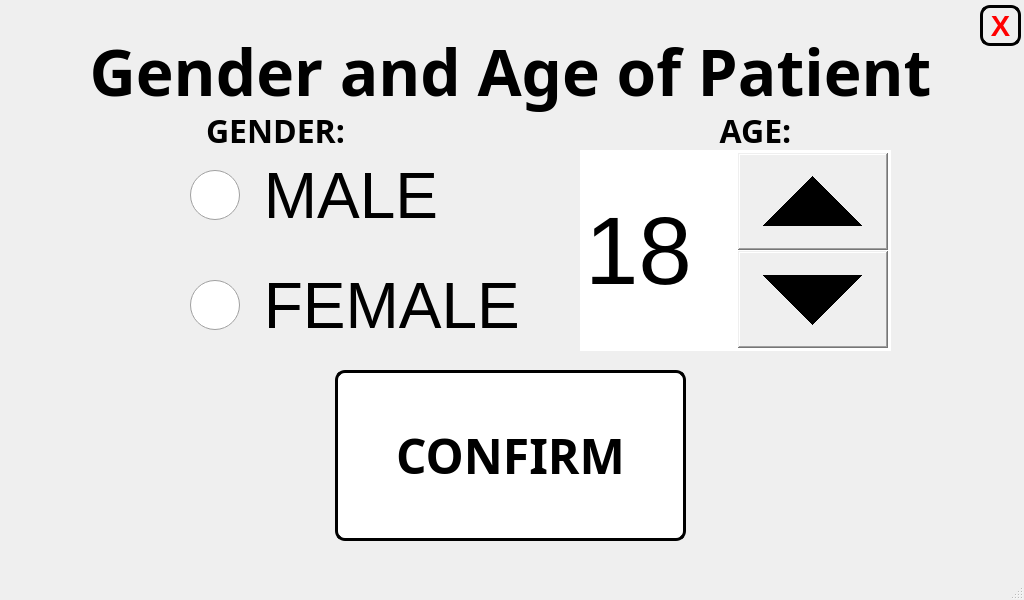
<?xml version="1.0" encoding="UTF-8"?>
<ui version="4.0">
 <class>gender_patient_window</class>
 <widget class="QMainWindow" name="gender_patient_window">
  <property name="geometry">
   <rect>
    <x>0</x>
    <y>0</y>
    <width>1024</width>
    <height>600</height>
   </rect>
  </property>
  <property name="minimumSize">
   <size>
    <width>1024</width>
    <height>600</height>
   </size>
  </property>
  <property name="maximumSize">
   <size>
    <width>1024</width>
    <height>600</height>
   </size>
  </property>
  <property name="windowTitle">
   <string>Patient Gender</string>
  </property>
  <widget class="QWidget" name="centralwidget">
   <widget class="QLabel" name="TITLE">
    <property name="geometry">
     <rect>
      <x>0</x>
      <y>20</y>
      <width>1021</width>
      <height>101</height>
     </rect>
    </property>
    <property name="font">
     <font>
      <family>Unispace</family>
      <pointsize>48</pointsize>
      <weight>75</weight>
      <bold>true</bold>
     </font>
    </property>
    <property name="text">
     <string>Gender and Age of Patient</string>
    </property>
    <property name="alignment">
     <set>Qt::AlignCenter</set>
    </property>
   </widget>
   <widget class="QLabel" name="gender_label">
    <property name="geometry">
     <rect>
      <x>200</x>
      <y>100</y>
      <width>151</width>
      <height>61</height>
     </rect>
    </property>
    <property name="font">
     <font>
      <family>Unispace</family>
      <pointsize>24</pointsize>
      <weight>75</weight>
      <bold>true</bold>
     </font>
    </property>
    <property name="text">
     <string>&lt;html&gt;&lt;head/&gt;&lt;body&gt;&lt;p align=&quot;center&quot;&gt;GENDER:&lt;/p&gt;&lt;/body&gt;&lt;/html&gt;</string>
    </property>
   </widget>
   <widget class="QLabel" name="age_label">
    <property name="geometry">
     <rect>
      <x>680</x>
      <y>100</y>
      <width>151</width>
      <height>61</height>
     </rect>
    </property>
    <property name="font">
     <font>
      <family>Unispace</family>
      <pointsize>24</pointsize>
      <weight>75</weight>
      <bold>true</bold>
     </font>
    </property>
    <property name="text">
     <string>&lt;html&gt;&lt;head/&gt;&lt;body&gt;&lt;p align=&quot;center&quot;&gt;AGE:&lt;/p&gt;&lt;/body&gt;&lt;/html&gt;</string>
    </property>
   </widget>
   <widget class="QPushButton" name="confirm_guest">
    <property name="geometry">
     <rect>
      <x>335</x>
      <y>370</y>
      <width>351</width>
      <height>171</height>
     </rect>
    </property>
    <property name="font">
     <font>
      <family>Unispace</family>
      <pointsize>36</pointsize>
      <weight>75</weight>
      <bold>true</bold>
     </font>
    </property>
    <property name="styleSheet">
     <string notr="true">QPushButton:hover:!pressed
{
  background-color: rgb(195,30,60);
}

QPushButton
{
  background-color: white;
color: black;
border-style: outset;
border-width: 3px;
border-radius:10px;
border-color: black;
}</string>
    </property>
    <property name="text">
     <string>CONFIRM</string>
    </property>
   </widget>
   <widget class="QSpinBox" name="age_box">
    <property name="geometry">
     <rect>
      <x>580</x>
      <y>150</y>
      <width>311</width>
      <height>201</height>
     </rect>
    </property>
    <property name="font">
     <font>
      <pointsize>72</pointsize>
      <underline>false</underline>
     </font>
    </property>
    <property name="styleSheet">
     <string notr="true">QSpinBox::down-button{
    width: 150
}
QSpinBox::up-button{
    width: 150
}

QSpinBox::up-button:hover:!pressed
{
  background-color: rgb(195,30,60);
}

QSpinBox::down-button:hover:!pressed
{
  background-color: rgb(195,30,60);
}</string>
    </property>
    <property name="minimum">
     <number>1</number>
    </property>
    <property name="maximum">
     <number>100</number>
    </property>
    <property name="value">
     <number>18</number>
    </property>
   </widget>
   <widget class="QLabel" name="label">
    <property name="geometry">
     <rect>
      <x>0</x>
      <y>0</y>
      <width>1024</width>
      <height>600</height>
     </rect>
    </property>
    <property name="minimumSize">
     <size>
      <width>1024</width>
      <height>600</height>
     </size>
    </property>
    <property name="maximumSize">
     <size>
      <width>1024</width>
      <height>600</height>
     </size>
    </property>
    <property name="text">
     <string/>
    </property>
    <property name="pixmap">
     <pixmap>pictures/program_pictures/main_wallpaper.png</pixmap>
    </property>
   </widget>
   <widget class="QRadioButton" name="male_checkbox">
    <property name="geometry">
     <rect>
      <x>190</x>
      <y>140</y>
      <width>321</width>
      <height>111</height>
     </rect>
    </property>
    <property name="font">
     <font>
      <pointsize>48</pointsize>
     </font>
    </property>
    <property name="styleSheet">
     <string notr="true">QRadioButton
{
    width: 50px;
    height:50px;
}

QRadioButton::indicator::checked 
{
    background-color: rgb(0,0,255);
	border-radius:10px;
}
QRadioButton::indicator
{
    width: 50px;
    height:50px;
}</string>
    </property>
    <property name="text">
     <string> MALE</string>
    </property>
   </widget>
   <widget class="QRadioButton" name="female_checkbox">
    <property name="geometry">
     <rect>
      <x>190</x>
      <y>250</y>
      <width>361</width>
      <height>111</height>
     </rect>
    </property>
    <property name="font">
     <font>
      <pointsize>48</pointsize>
     </font>
    </property>
    <property name="styleSheet">
     <string notr="true">QRadioButton
{
    width: 50px;
    height:50px;
}

QRadioButton::indicator::checked 
{
    background-color: pink;
	border-radius:10px;
}
QRadioButton::indicator
{
    width: 50px;
    height:50px;
}</string>
    </property>
    <property name="text">
     <string> FEMALE</string>
    </property>
   </widget>
   <widget class="QPushButton" name="close_button">
    <property name="geometry">
     <rect>
      <x>980</x>
      <y>5</y>
      <width>41</width>
      <height>41</height>
     </rect>
    </property>
    <property name="font">
     <font>
      <pointsize>22</pointsize>
      <weight>75</weight>
      <bold>true</bold>
     </font>
    </property>
    <property name="styleSheet">
     <string notr="true">QPushButton:hover:!pressed
{
  background-color: rgb(195,30,60);
}

QPushButton
{

color: red;
border-style: outset;
border-width: 3px;
border-radius:10px;
border-color: black;
}
</string>
    </property>
    <property name="text">
     <string>X</string>
    </property>
   </widget>
   <zorder>label</zorder>
   <zorder>TITLE</zorder>
   <zorder>gender_label</zorder>
   <zorder>age_label</zorder>
   <zorder>male_checkbox</zorder>
   <zorder>female_checkbox</zorder>
   <zorder>age_box</zorder>
   <zorder>confirm_guest</zorder>
   <zorder>close_button</zorder>
  </widget>
  <widget class="QStatusBar" name="statusbar"/>
 </widget>
 <resources/>
 <connections/>
</ui>
